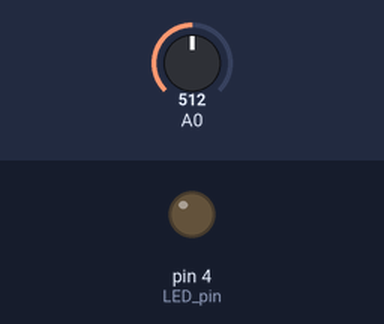
Bench run of a sketch on a simulated Arduino Uno, built with avr-gcc and run on an emulated ATmega328P. Parts: output pins drawn as LEDs (lit = HIGH). Inputs (shaded band) come from the test bench; at power-on: A0 = 512. What the sketch prints to the serial monitor is not drawn.

Above: at 1.5 s.
At 4.5 s:
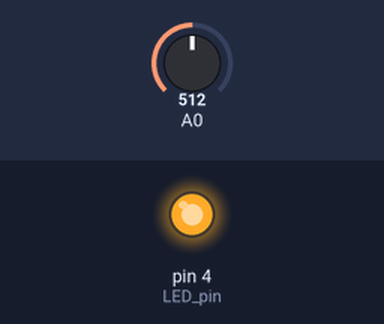
Timing chart, 0 to 7.8 s (numbered marks = the images above):
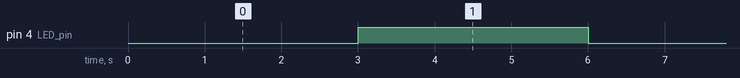

The sketch:

3.3non-blocking.ino
```cpp
#define LED_pin (4)
// Definition of main program states
// Each defined keyword corresponds to an increasing number (0,1,2)
enum STATE_ENUM {
  OFF,
  ON
};
unsigned int main_state = OFF;
unsigned long change_time;  // time of last state change
// State machine with non-blocking code
void Blink_state_machine() {
  switch (main_state) {
    case OFF:
      // when in OFF state, do nothing
      // (just wait to change)
      if ((millis() - change_time) >= 3000) {
        change_time = millis();
        // change LED on the transition
        digitalWrite(LED_pin, HIGH);
        main_state = ON;
      }
      break;
    case ON:
      // when in ON state, do nothing
      // (just wait to change)
      if ((millis() - change_time) >= 3000) {
        change_time = millis();
        // change LED on the transition
        digitalWrite(LED_pin, LOW);
        main_state = OFF;
      }
      break;
    default:
      // should never get here
      main_state = OFF;
      break;
  }
}
void setup() {
  // setup your pins
  pinMode(LED_pin, OUTPUT);
  // setup the first state (OFF)
  digitalWrite(LED_pin, LOW);
  change_time = millis();
  // setup the serial port
  Serial.begin(9600);
}
void loop() {
  // Run the state machine
  Blink_state_machine();
  // You can run other state machines in parallel
  // Read the value from the LDR and print to serial port
  Serial.println(analogRead(A0));
}
```

Measured:
- by itself, pin 4 (LED_pin): alternates HIGH for 3.0 s and LOW for 3.0 s
